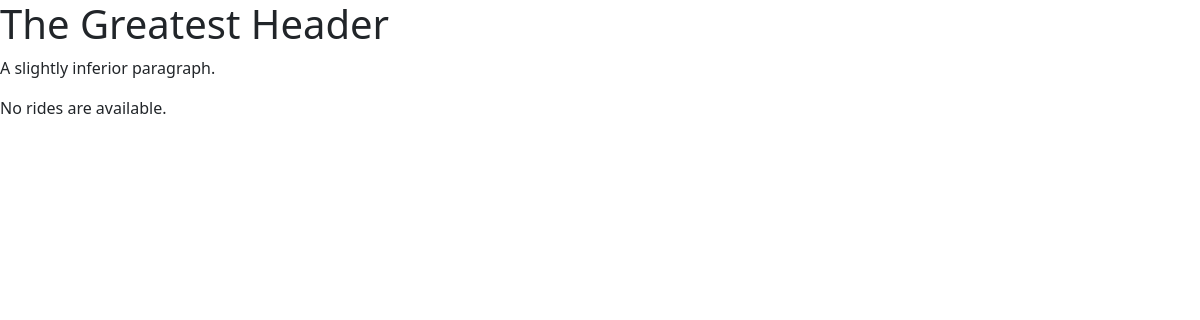
Before: /index/ with the older database file.
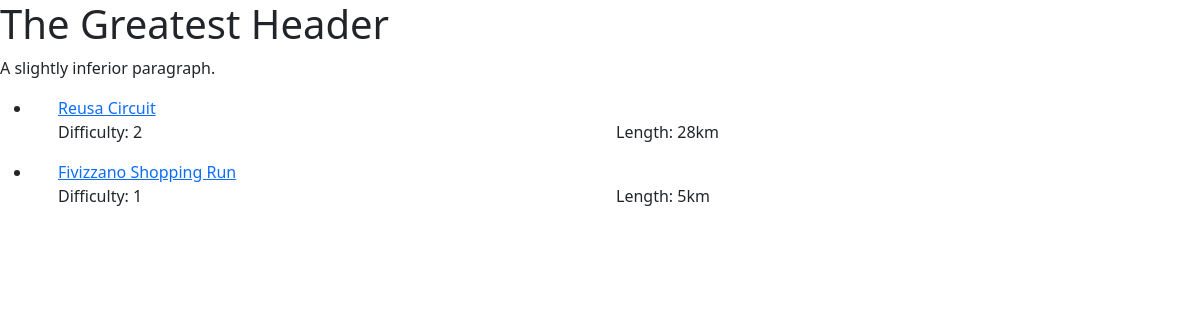
After: the same page with the newer database file.
### website/models.py (models this page shows)
class ride(models.Model):
    DIFFICULTY = (
        ('1', 'Easy'),
        ('2', 'Medium'),
        ('3', 'Hard'),
        ('4', 'Very Hard'),
        ('5', 'Nightmare')
    )
    title = models.CharField(max_length=100)
    length = models.IntegerField()
    difficulty = models.CharField(max_length=1, choices=DIFFICULTY)

### website/views.py (the view)
# urls.py: path('index/', include('website.urls')),
def index(request):
    rides_list = ride.objects.all()
    template = loader.get_template('index.html')
    context = {
        'rides_list': rides_list,
    }
    return HttpResponse(template.render(context, request))

### templates/index.html
{% extends "./website_base.html" %}
{% block rideIndex %}
{% if rides_list %}
    <ul>
    {% for ride in rides_list %}
        <li>
            <div class="container">
              <div class="row">
                <div class="col">
                  <a href="/website/{{ ride.id }}/">{{ ride.title }}</a
                </div>
              </div>
              <div class="row">
                <div class="col">
                  <p>Difficulty: {{ ride.difficulty }}</p>
                </div>
                <div class="col">
                  <p>Length: {{ ride.length}}km</p>
                </div>
              </div>
            </div>
        </li>
    {% endfor %}
    </ul>
{% else %}
    <p>No rides are available.</p>
{% endif %}
{% endblock %}

### templates/website_base.html (shortened to what this page needs)
<!DOCTYPE html>
<html lang="en">
  <head>
    <link href="https://cdn.jsdelivr.net/npm/bootstrap@5.2.0/dist/css/bootstrap.min.css" rel="stylesheet">
  </head>
  <body>
    <h1>The Greatest Header</h1>
    <p>A slightly inferior paragraph.</p>
    {% block rideIndex %}
    {% endblock %}
  </body>
</html>

Changed rows visible on the page:
added ride: title "Reusa Circuit", difficulty "2", length "28"
added ride: title "Fivizzano Shopping Run", difficulty "1", length "5"
Other visible differences:
text no longer shown: "No rides are available."
